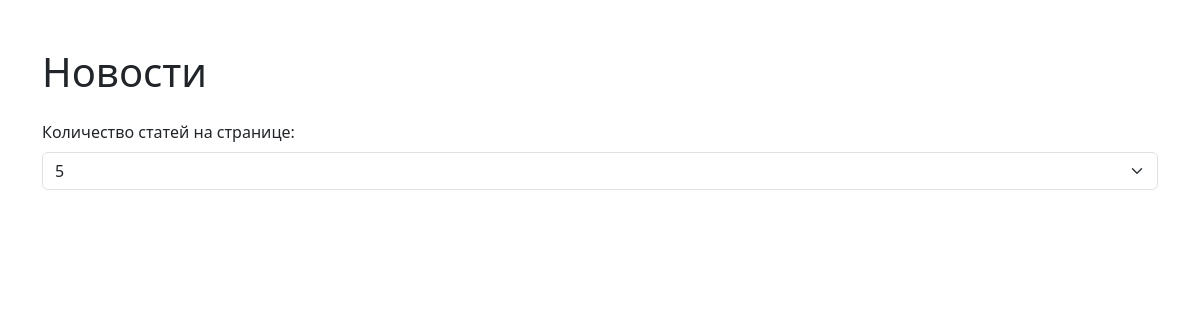
Before: / with the older database file.
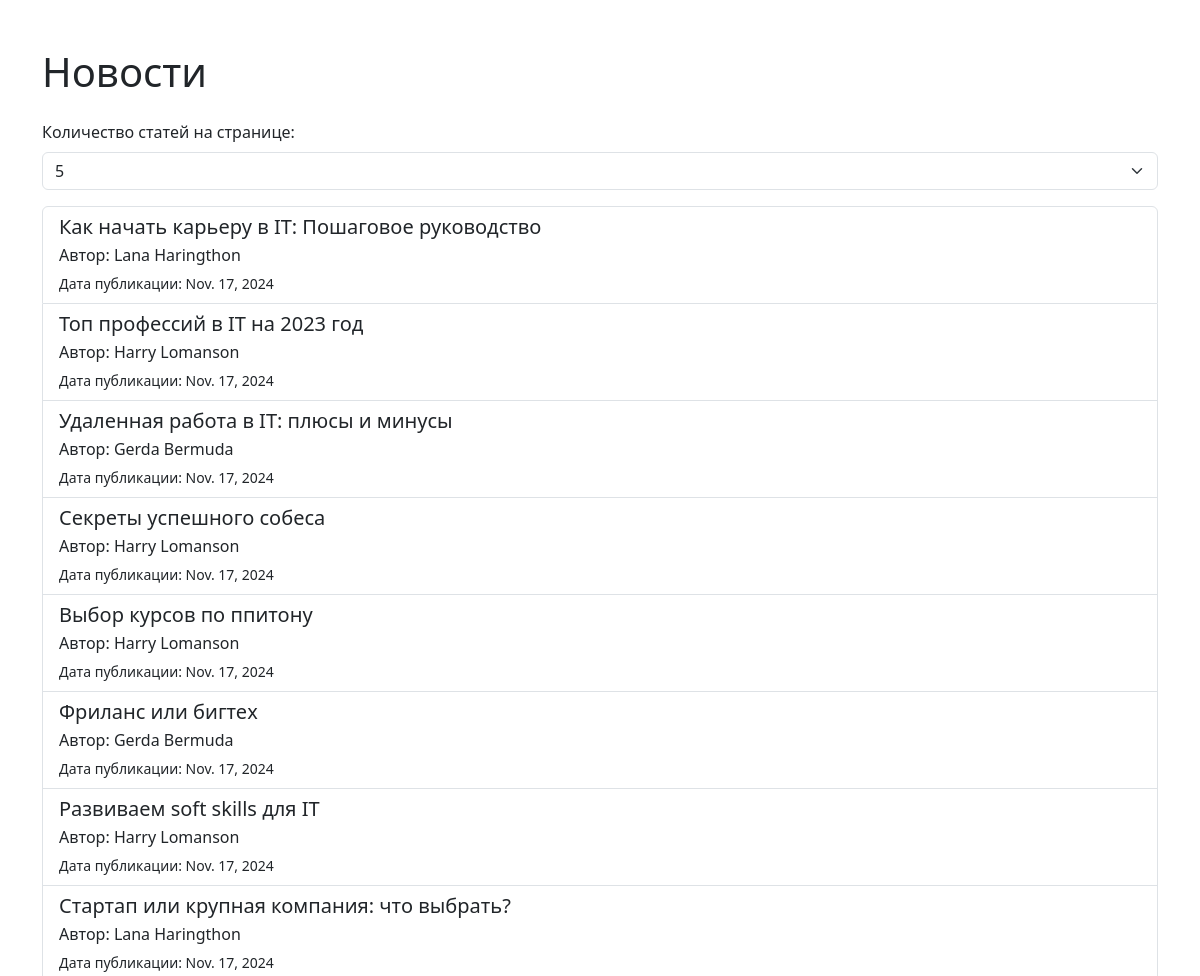
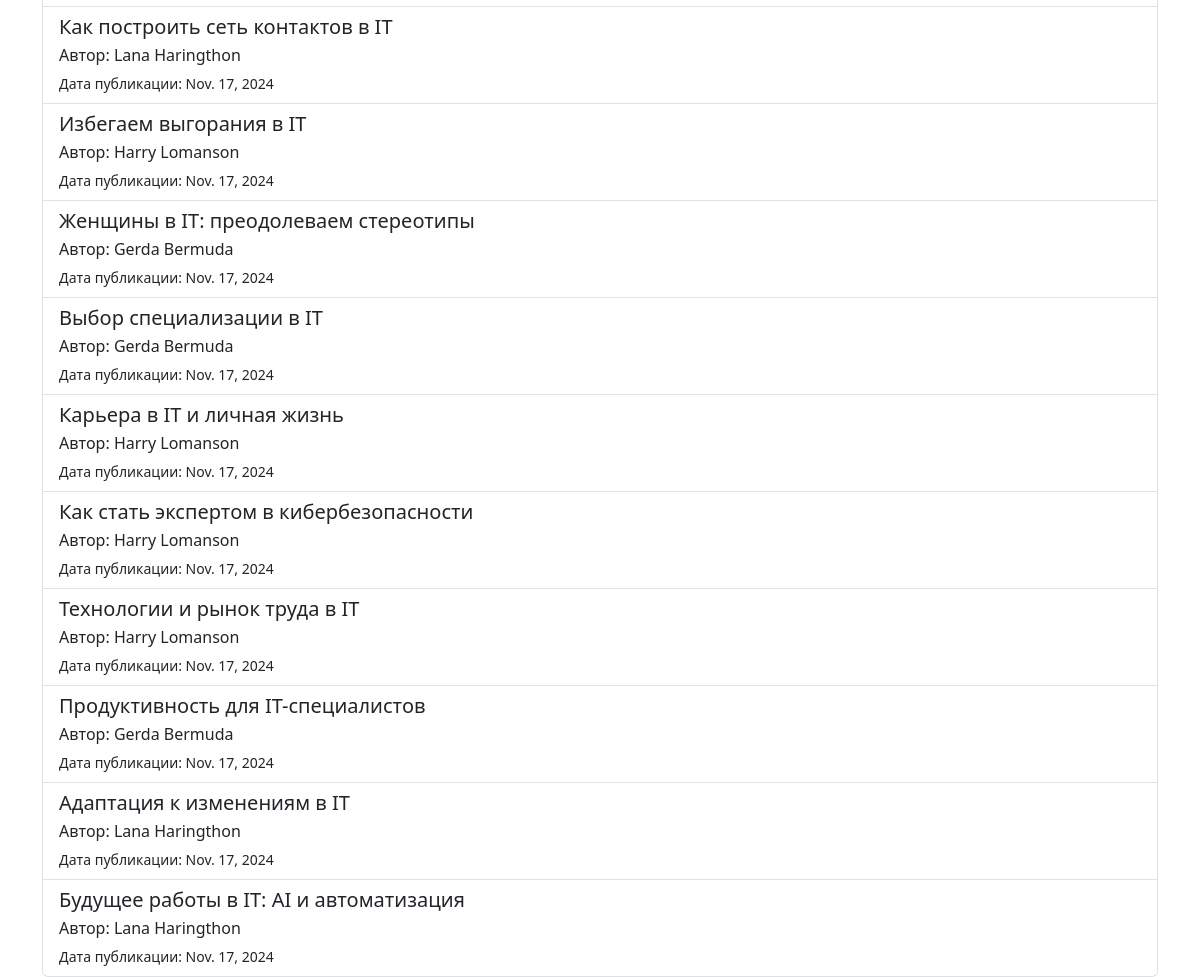
After: the same page with the newer database file (2 pictures, top to bottom).
### Posts/models.py (models this page shows, shortened)
class Post(models.Model):
    title = models.CharField(max_length=50)
    author = models.ForeignKey(Author, related_name='author', on_delete=models.CASCADE)
    text = models.TextField(max_length=1000)
    public_date = models.DateField(auto_now=True)
    class Meta:
        ordering = ('public_date',)

class Author(models.Model):
    first_name = models.CharField(max_length=20)
    last_name = models.CharField(max_length=20)
    def __str__(self):
        return f'{self.first_name} {self.last_name}'

### Posts/views.py (the view)
# urls.py: path('', index)
def index(request):
    title = 'Главная страница'
    posts = Post.objects.all().order_by('-public_date')
    paginator = Paginator(posts, 4)
    page_number = request.GET.get('page')
    page_obj = paginator.get_page(page_number)
    return render(request, 'index.html', {'posts': posts})

### templates/index.html (shortened to what this page needs)
<!DOCTYPE html>
<html lang="ru">
    <head>
        <link href="https://cdn.jsdelivr.net/npm/bootstrap@5.3.0-alpha1/dist/css/bootstrap.min.css" rel="stylesheet">
    </head>
    <body>
    <div class="container mt-5">
        <h1 class="mb-4">Новости</h1>
        <div class="mb-3">
            <label for="articleCount" class="form-label">Количество статей на странице:</label>
            <select class="form-select" id="articleCount">
                <option value="5">5</option>
            </select>
        </div>
        <div class="list-group" id="articleList">
            {% for post in posts %}
            <a href="#" class="list-group-item list-group-item-action">
                <h5 class="mb-1">{{post.title}}</h5>
                <p class="mb-1">Автор: {{ post.author }}</p>
                <small>Дата публикации: {{ post.public_date }}</small>
            </a>
            {% endfor %}
        </div>
    </div>
    </body>
</html>

Changed rows visible on the page:
added Post: title "Как начать карьеру в IT: Пошаговое руководство", author "Lana Haringthon", public_date "Nov. 17, 2024"
added Post: title "Топ профессий в IT на 2023 год", author "Harry Lomanson", public_date "Nov. 17, 2024"
added Post: title "Удаленная работа в IT: плюсы и минусы", author "Gerda Bermuda", public_date "Nov. 17, 2024"
added Post: title "Секреты успешного собеса", author "Harry Lomanson", public_date "Nov. 17, 2024"
added Post: title "Выбор курсов по ппитону", author "Harry Lomanson", public_date "Nov. 17, 2024"
added Post: title "Фриланс или бигтех", author "Gerda Bermuda", public_date "Nov. 17, 2024"
added Post: title "Развиваем soft skills для IT", author "Harry Lomanson", public_date "Nov. 17, 2024"
added Post: title "Стартап или крупная компания: что выбрать?", author "Lana Haringthon", public_date "Nov. 17, 2024"
added Post: title "Как построить сеть контактов в IT", author "Lana Haringthon", public_date "Nov. 17, 2024"
added Post: title "Избегаем выгорания в IT", author "Harry Lomanson", public_date "Nov. 17, 2024"
added Post: title "Женщины в IT: преодолеваем стереотипы", author "Gerda Bermuda", public_date "Nov. 17, 2024"
added Post: title "Выбор специализации в IT", author "Gerda Bermuda", public_date "Nov. 17, 2024"
added Post: title "Карьера в IT и личная жизнь", author "Harry Lomanson", public_date "Nov. 17, 2024"
added Post: title "Как стать экспертом в кибербезопасности", author "Harry Lomanson", public_date "Nov. 17, 2024"
added Post: title "Технологии и рынок труда в IT", author "Harry Lomanson", public_date "Nov. 17, 2024"
added Post: title "Продуктивность для IT-специалистов", author "Gerda Bermuda", public_date "Nov. 17, 2024"
added Post: title "Адаптация к изменениям в IT", author "Lana Haringthon", public_date "Nov. 17, 2024"
added Post: title "Будущее работы в IT: AI и автоматизация", author "Lana Haringthon", public_date "Nov. 17, 2024"
